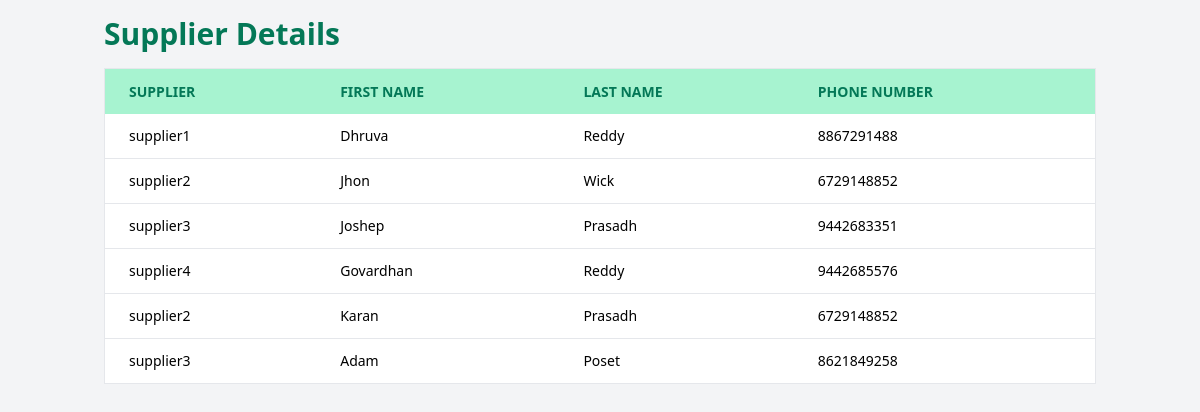
The app's page /dashboard/supplier/ with its own data.
### dashboard/models.py (models this page shows, shortened)
class SupplierDetails(models.Model):
    SUPPLIER_CHOICES = [
        ('supplier1', 'Supplier 1'),
        ('supplier2', 'Supplier 2'),
        ('supplier3', 'Supplier 3'),
        ('supplier4', 'Supplier 4'),
    ]
    supplier = models.CharField(max_length=50, choices=SUPPLIER_CHOICES)
    first_name = models.CharField(max_length=50)
    last_name = models.CharField(max_length=50)
    phone_number = models.CharField(max_length=15)

### dashboard/views.py (the view)
# urls.py: path('dashboard/supplier/', views.supplier, name='supplier'),
def supplier(request):
    suppliers = SupplierDetails.objects.all()
    return render(request, 'supplier.html', {'suppliers': suppliers})

### templates/supplier.html (shortened to what this page needs)
<!DOCTYPE html>
<html lang="en">
<head>
    <link href="https://cdn.jsdelivr.net/npm/tailwindcss@2.2.19/dist/tailwind.min.css" rel="stylesheet">
</head>
<body class="bg-gray-100">
    <div class="container mx-auto p-4">
        <h1 class="text-3xl font-bold mb-4 text-green-700">Supplier Details</h1>
        <div class="overflow-x-auto">
            <table class="min-w-full bg-white border border-gray-200">
                <thead>
                    <tr class="bg-green-200 text-green-700 uppercase text-sm leading-normal">
                        <th class="py-3 px-6 text-left">Supplier</th>
                        <th class="py-3 px-6 text-left">First Name</th>
                        <th class="py-3 px-6 text-left">Last Name</th>
                        <th class="py-3 px-6 text-left">Phone Number</th>
                    </tr>
                </thead>
                <tbody class="text-sm font-light">
                    {% for supplier in suppliers %}
                        <tr class="border-b border-gray-200 hover:bg-green-100">
                            <td class="py-3 px-6 text-left whitespace-nowrap">{{ supplier.supplier }}</td>
                            <td class="py-3 px-6 text-left">{{ supplier.first_name }}</td>
                            <td class="py-3 px-6 text-left">{{ supplier.last_name }}</td>
                            <td class="py-3 px-6 text-left">{{ supplier.phone_number }}</td>
                        </tr>
                    {% endfor %}
                </tbody>
            </table>
        </div>
    </div>
</body>
</html>

### records on screen
SupplierDetails: supplier "supplier1", first_name "Dhruva", last_name "Reddy", phone_number "8867291488"
SupplierDetails: supplier "supplier2", first_name "Jhon", last_name "Wick", phone_number "6729148852"
SupplierDetails: supplier "supplier3", first_name "Joshep", last_name "Prasadh", phone_number "9442683351"
SupplierDetails: supplier "supplier4", first_name "Govardhan", last_name "Reddy", phone_number "9442685576"
SupplierDetails: supplier "supplier2", first_name "Karan", last_name "Prasadh", phone_number "6729148852"
SupplierDetails: supplier "supplier3", first_name "Adam", last_name "Poset", phone_number "8621849258"
